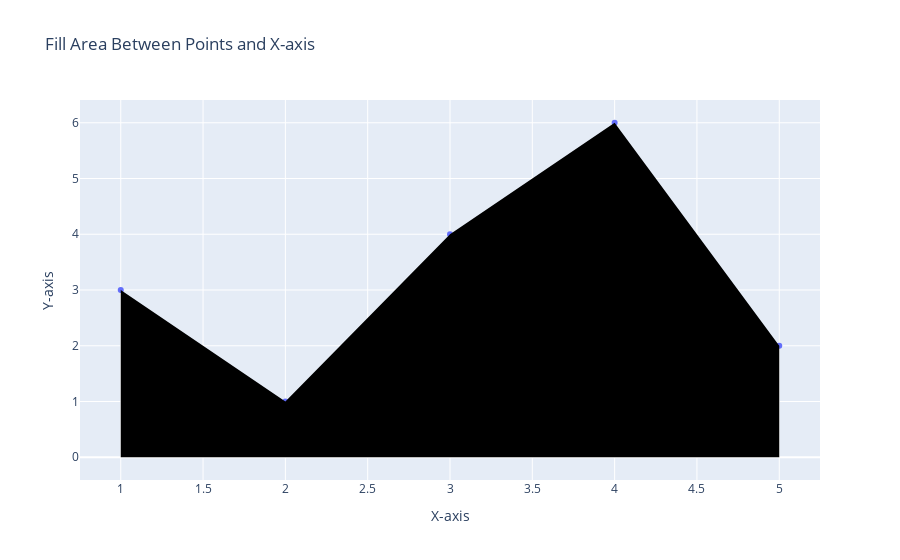

The notebook cell saved with this chart:
### Code cell
import plotly.express as px
import plotly.graph_objects as go

import pandas as pd

# Sample DataFrame
df = pd.DataFrame({
    'x': [1, 2, 3, 4, 5],
    'y': [3, 1, 4, 6, 2]
})

# Create a plot using Plotly Express
fig = px.scatter(df, x='x', y='y', title='Fill Area Between Points and X-axis',
                 labels={'x': 'X-axis', 'y': 'Y-axis'})


# Add filled area between points and x-axis
fig.add_trace(go.Scatter(x=df['x'].tolist() + df['x'].tolist()[::-1],
                         y=df['y'].tolist() + [0] * len(df['y']),
                         fill='toself',
                         fillcolor="black",
                         line=dict(color='rgba(255, 0, 0, 0)'),
                         showlegend=False))

# Show the plot
fig.show()

### Figure 1 — Plotly figure (JSON) as saved in the notebook; plotly's stock layout.template omitted (floating-point values rounded to 4 significant figures)
{"data": [{"hovertemplate": "X-axis=%{x}<br>Y-axis=%{y}<extra></extra>", "legendgroup": "", "marker": {"color": "#636efa", "symbol": "circle"}, "mode": "markers", "name": "", "orientation": "v", "showlegend": false, "type": "scatter", "x": [1, 2, 3, 4, 5], "xaxis": "x", "y": [3, 1, 4, 6, 2], "yaxis": "y"}, {"fill": "toself", "fillcolor": "black", "line": {"color": "rgba(255, 0, 0, 0)"}, "showlegend": false, "type": "scatter", "x": [1, 2, 3, 4, 5, 5, 4, 3, 2, 1], "y": [3, 1, 4, 6, 2, 0, 0, 0, 0, 0]}], "layout": {"legend": {"tracegroupgap": 0}, "title": {"text": "Fill Area Between Points and X-axis"}, "xaxis": {"anchor": "y", "domain": [0, 1], "title": {"text": "X-axis"}}, "yaxis": {"anchor": "x", "domain": [0, 1], "title": {"text": "Y-axis"}}}}
